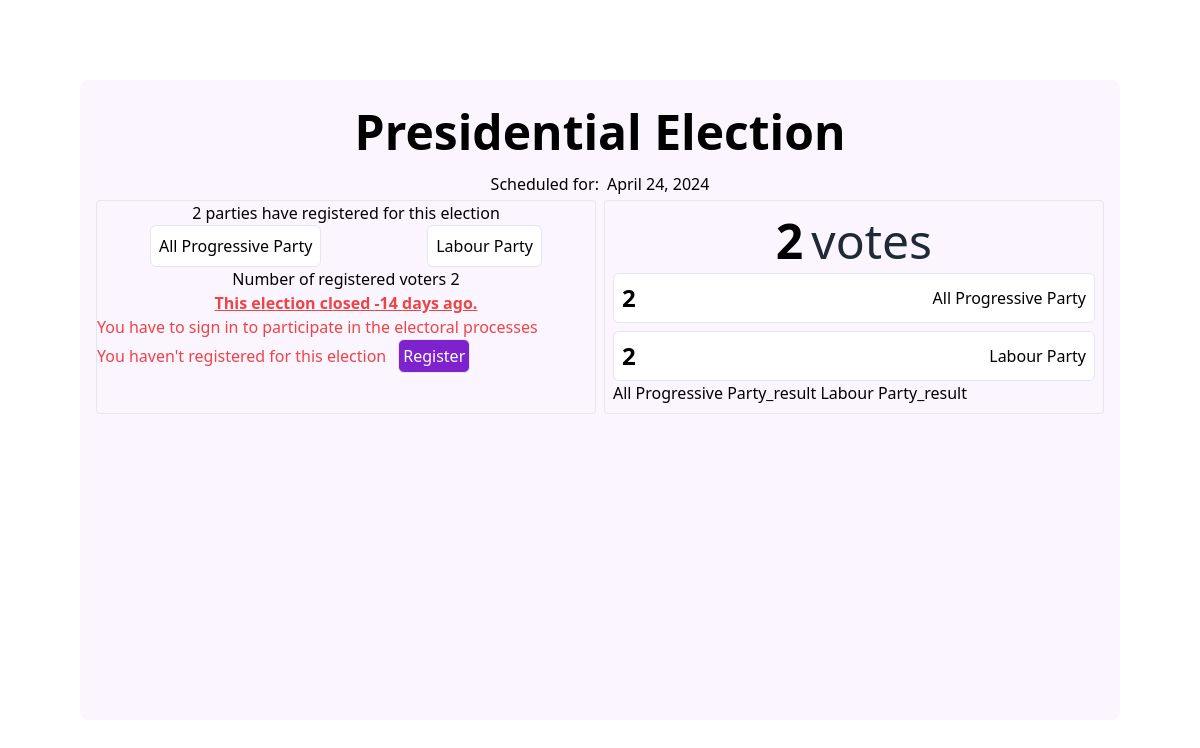
Screenshot of /dev-stories/dc/d344eb8d-7f45-4b50-968a-1d4015639e53 with the database file from the repository.
### stories/models.py (models this page shows, shortened)
class Election(models.Model):
    id = models.UUIDField(primary_key=True, default=uuid.uuid4, editable=False)
    name = models.CharField(max_length=150)
    date = models.DateField()
    parties = models.ManyToManyField(Party, blank=True, related_name='elections_participated_in')
    registered_voters = models.ManyToManyField(Voter, blank=True, related_name='election_registrations')

class Party(models.Model):
    name = models.CharField(max_length=200)
    acronym = models.CharField(max_length=10, default="PARTY")
    ideology = models.CharField(max_length=550)
    created_at = models.DateTimeField(auto_now=True)

### stories/views.py (the view, shortened to what this page needs)
# urls.py: path("dc/<uuid:id>", ElectionDetails, name="election_details"),
def ElectionDetails(request, id):
    user = request.user
    message = ""
    reg= False
    voted = False
    try:
        election = Election.objects.get(id=id)
    except:
        election = Election.objects.none()
    election_date = datetime.datetime.strptime("2024-04-24", "%Y-%m-%d").date()
    now = datetime.date.today()
    print("Now: ", now)
    print("Election date: ", election.date)
    print()
    print("Diff: ", (election.date - now).days)
    if user.is_authenticated:
        try:
            voter, created = Voter.objects.get_or_create(person=user)
            reg = voter.election_registrations.filter(pk=election.id).exists()
            print("Reg: ", reg)
        except Exception as e:
            print("Exception: ", e)
            voter = None
            message = "This user can't be a voter"
    else:
        voter = None
        message = "You have to sign in to participate in the electoral processes"
    print("Voter: ",  voter)
    try:
        pass # print("Reg:", reg)
    except:
        pass
    results = {}
    votes = Vote.objects.filter(election=id).count
    for party in election.parties.values():
        results[f"{party['name']}_result"] = Vote.objects.filter(election=id, party=party['id']).count
    return render(request, "stories/election_details.html",
                    {
                    'election': election,
                    'time_diff': (election.date - now).days,
                    'user': request.user,
                    'voter': voter,
                    'message': message,
                    "vote": True,
                    'user_is_registered': reg,
                    "voted": voted,
                    "votes": votes,
                    "results": results
                }
                )

### stories/templates/stories/election_details.html (shortened to what this page needs)
{% extends "stories/election_base.html" %}
{% load static %}
{% block content %}
    <div class="p-8 md:p-20 flex justify-center items-center  w-full h-screen">
        <div class="w-full h-full flex flex-col bg-purple-50 items-ceter  p-4 rounded-md md:rounded-lg ">
            <h1 class="text-3xl text-center md:text-5xl font-bold p-3 w-full flex justify-center">
                <a href="/"> {{ election.name }}</a>
            </h1>
            <h2 class="text-center p-1 space-x-2 w-full flex justify-center">
                <p> Scheduled for:</p> <p class="font-medium "> {{ election.date }}</p>
            </h2>
            <div class="md:flex flex-reverse gap-2">
                <div class="border rounded h-full w-full md:w-1/2">
                        <p class="flex text-center justify-center">{{ election.parties.count }} parties have registered for this election</p>
                        <span class="flex justify-around items-center">
                            {% for party in election.parties.all %}
                                <span class="hover:bg-purple-700 hover:text-white flex p-2 border bg-white rounded-md justify-center items-center space-x-3">
                                    <p class="font-medium">{{party.name}}</p>
                                </span>
                            {% endfor %}
                        </span>
                        <p class="flex text-center justify-center"> Number of registered voters {{ election.registered_voters.count }}</p>
                        {% if time_diff > 0 %}
                                <p class="flex text-center justify-center">Voting will commence in {{ time_diff }} days.</p>
                            {% else %}
                                <p class="flex text-center justify-center text-red-500 font-bold underline">This election closed {{ time_diff }} days ago.</p>
                        {% endif %}
                    <div id="notis" class="">
                        {% if not voter %}
                            <a href="/" class="text-red-500 ">{{ message }}</a>
                        {% endif %}
                        {% if user_is_registered == False  and not voted %}
                            <form action="{% url 'stories:election_registration' election.id %}" class="w-full flex flex-col" method="post">
                                <span class="flex space-x-3 items-center">
                                    <p class="text-red-500"> You haven't registered for this election</p>
                                    <input type="submit" class="p-1 hover:bg-purple-800 text-white font-medium bg-purple-700 border rounded-md" value="Register"/>
                                </span>
                            </form>
                        {% endif %}
                    </div>
                </div>
                <div id='results' class="border rounded w-full md:w-1/2 p-2">
                    <span class="flex text-5xl p-2 space-x-2  w-full justify-center items-center">
                        <p class="font-bold"> {{ votes }} </p>
                        <p class="text-gray-800"> votes</p>
                    </span>
                    <span class="w-full space-y-2">
                        {% for party in election.parties.all %}
                            <span class="flex justify-between items-center p-2 border bg-white rounded-md justify-center items-center space-x-3">
                                <p class="font-bold text-2xl">{{results | length}}</p>
                                <p class="flex ">{{party.name}}</p>
                            </span>
                        {% endfor %}
                        {% for r in results %}
                            {{r}}
                        {% endfor %}
                    </span>
                </div>
            </div>
        </div>
    </div>
{% endblock %}

### stories/templates/stories/election_base.html (shortened to what this page needs)
{% load static %}
<!DOCTYPE html>
<html>
    <head>
        <link rel="stylesheet" href="{% static 'styles/output.css' %}">
    </head>
    <body>
        {% block content %}
        {% endblock %}
    </body>
</html>

### rows the page displays
Election: name "Presidential Election", date "April 24, 2024", parties.count "2", registered_voters.count "2"
Party: name "All Progressive Party", results "2"
Party: name "Labour Party", results "2"

### other values shown
{{ message }} "You have to sign in to participate in the electoral processes"
{{ votes }} "2"
{{ r }} "All Progressive Party_result" "Labour Party_result"
